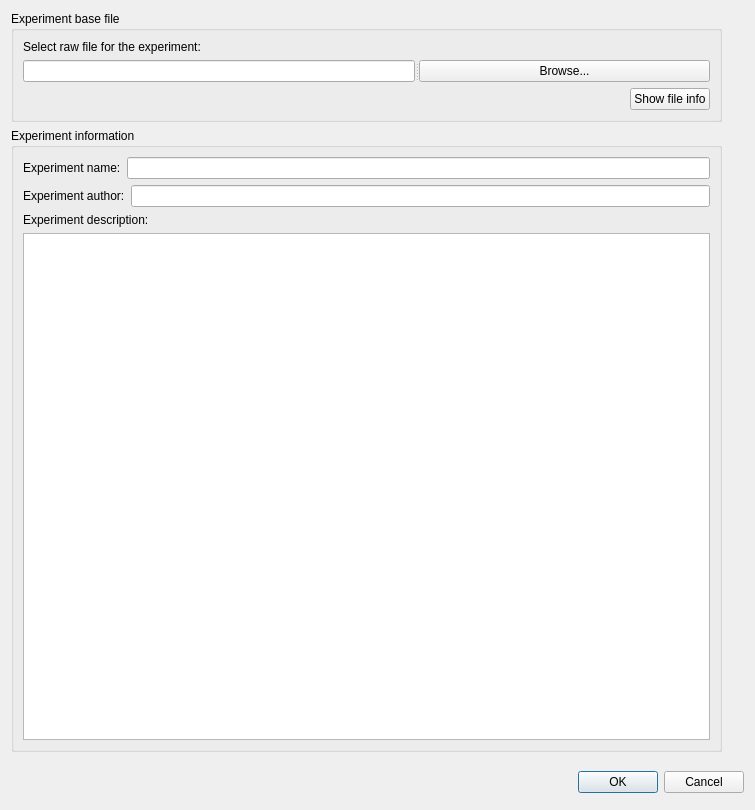
<?xml version="1.0" encoding="UTF-8"?>
<ui version="4.0">
 <class>CreateExperimentDialog</class>
 <widget class="QDialog" name="CreateExperimentDialog">
  <property name="windowModality">
   <enum>Qt::WindowModal</enum>
  </property>
  <property name="geometry">
   <rect>
    <x>0</x>
    <y>0</y>
    <width>755</width>
    <height>810</height>
   </rect>
  </property>
  <property name="windowTitle">
   <string>Create new experiment</string>
  </property>
  <layout class="QGridLayout" name="gridLayout_3">
   <item row="2" column="0">
    <widget class="QFrame" name="frameProgressBar">
     <property name="frameShape">
      <enum>QFrame::StyledPanel</enum>
     </property>
     <property name="frameShadow">
      <enum>QFrame::Raised</enum>
     </property>
    </widget>
   </item>
   <item row="1" column="0">
    <widget class="QDialogButtonBox" name="cancelOkButtonBox">
     <property name="orientation">
      <enum>Qt::Horizontal</enum>
     </property>
     <property name="standardButtons">
      <set>QDialogButtonBox::Cancel|QDialogButtonBox::Ok</set>
     </property>
    </widget>
   </item>
   <item row="0" column="0">
    <widget class="QScrollArea" name="scrollArea">
     <property name="frameShape">
      <enum>QFrame::NoFrame</enum>
     </property>
     <property name="widgetResizable">
      <bool>true</bool>
     </property>
     <widget class="QWidget" name="scrollAreaWidgetContents">
      <property name="geometry">
       <rect>
        <x>0</x>
        <y>0</y>
        <width>720</width>
        <height>750</height>
       </rect>
      </property>
      <property name="minimumSize">
       <size>
        <width>720</width>
        <height>750</height>
       </size>
      </property>
      <widget class="QWidget" name="">
       <property name="geometry">
        <rect>
         <x>0</x>
         <y>0</y>
         <width>711</width>
         <height>741</height>
        </rect>
       </property>
       <layout class="QVBoxLayout" name="verticalLayout_2">
        <item>
         <layout class="QVBoxLayout" name="verticalLayout_3">
          <item>
           <layout class="QVBoxLayout" name="verticalLayout">
            <item>
             <widget class="QGroupBox" name="groupBox">
              <property name="title">
               <string>Experiment base file</string>
              </property>
              <layout class="QGridLayout" name="gridLayout">
               <item row="1" column="0">
                <widget class="QSplitter" name="splitter">
                 <property name="orientation">
                  <enum>Qt::Horizontal</enum>
                 </property>
                 <widget class="QLineEdit" name="FilePathLineEdit"/>
                 <widget class="QPushButton" name="browseButton">
                  <property name="text">
                   <string>Browse...</string>
                  </property>
                 </widget>
                </widget>
               </item>
               <item row="2" column="0">
                <layout class="QHBoxLayout" name="horizontalLayout_3">
                 <item>
                  <spacer name="horizontalSpacer">
                   <property name="orientation">
                    <enum>Qt::Horizontal</enum>
                   </property>
                   <property name="sizeHint" stdset="0">
                    <size>
                     <width>40</width>
                     <height>20</height>
                    </size>
                   </property>
                  </spacer>
                 </item>
                 <item>
                  <widget class="QPushButton" name="showFileInfoButton">
                   <property name="text">
                    <string>Show file info</string>
                   </property>
                  </widget>
                 </item>
                </layout>
               </item>
               <item row="0" column="0">
                <widget class="QLabel" name="label">
                 <property name="text">
                  <string>Select raw file for the experiment:</string>
                 </property>
                </widget>
               </item>
              </layout>
             </widget>
            </item>
           </layout>
          </item>
         </layout>
        </item>
        <item>
         <widget class="QGroupBox" name="groupBox_2">
          <property name="title">
           <string>Experiment information</string>
          </property>
          <layout class="QGridLayout" name="gridLayout_2">
           <item row="1" column="0">
            <layout class="QHBoxLayout" name="horizontalLayout">
             <item>
              <widget class="QLabel" name="labelAuthor">
               <property name="text">
                <string>Experiment author:</string>
               </property>
              </widget>
             </item>
             <item>
              <widget class="QLineEdit" name="lineEditAuthor"/>
             </item>
            </layout>
           </item>
           <item row="0" column="0">
            <layout class="QHBoxLayout" name="horizontalLayout_2">
             <item>
              <widget class="QLabel" name="labelExperimentName">
               <property name="text">
                <string>Experiment name:</string>
               </property>
              </widget>
             </item>
             <item>
              <widget class="QLineEdit" name="lineEditProjectName"/>
             </item>
            </layout>
           </item>
           <item row="2" column="0">
            <widget class="QLabel" name="labelDescription">
             <property name="text">
              <string>Experiment description:</string>
             </property>
            </widget>
           </item>
           <item row="3" column="0">
            <widget class="QTextEdit" name="textEditDescription"/>
           </item>
          </layout>
         </widget>
        </item>
       </layout>
      </widget>
     </widget>
    </widget>
   </item>
  </layout>
 </widget>
 <resources/>
 <connections>
  <connection>
   <sender>cancelOkButtonBox</sender>
   <signal>accepted()</signal>
   <receiver>CreateExperimentDialog</receiver>
   <slot>accept()</slot>
   <hints>
    <hint type="sourcelabel">
     <x>445</x>
     <y>234</y>
    </hint>
    <hint type="destinationlabel">
     <x>157</x>
     <y>274</y>
    </hint>
   </hints>
  </connection>
  <connection>
   <sender>cancelOkButtonBox</sender>
   <signal>rejected()</signal>
   <receiver>CreateExperimentDialog</receiver>
   <slot>reject()</slot>
   <hints>
    <hint type="sourcelabel">
     <x>445</x>
     <y>240</y>
    </hint>
    <hint type="destinationlabel">
     <x>286</x>
     <y>274</y>
    </hint>
   </hints>
  </connection>
  <connection>
   <sender>browseButton</sender>
   <signal>clicked()</signal>
   <receiver>CreateExperimentDialog</receiver>
   <slot>openFileChooserDialog()</slot>
   <hints>
    <hint type="sourcelabel">
     <x>357</x>
     <y>70</y>
    </hint>
    <hint type="destinationlabel">
     <x>491</x>
     <y>101</y>
    </hint>
   </hints>
  </connection>
 </connections>
 <slots>
  <slot>openFileChooserDialog()</slot>
 </slots>
</ui>
